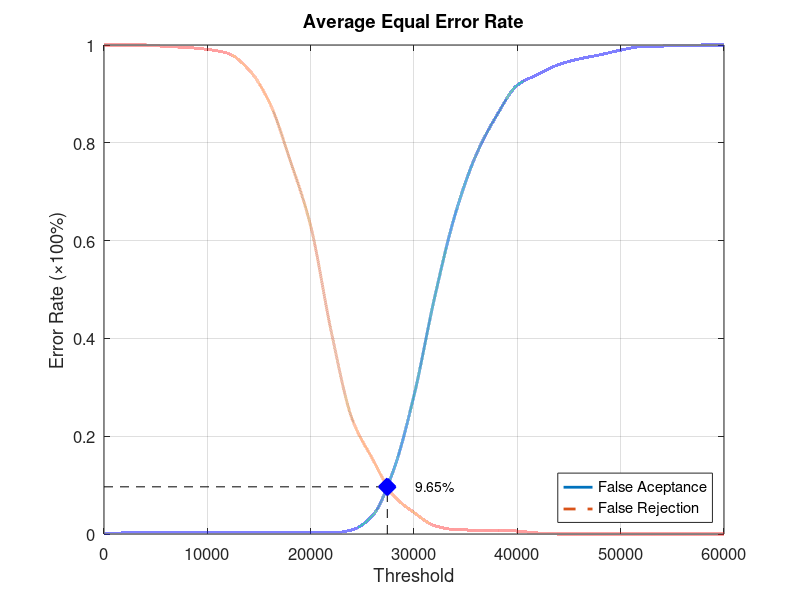
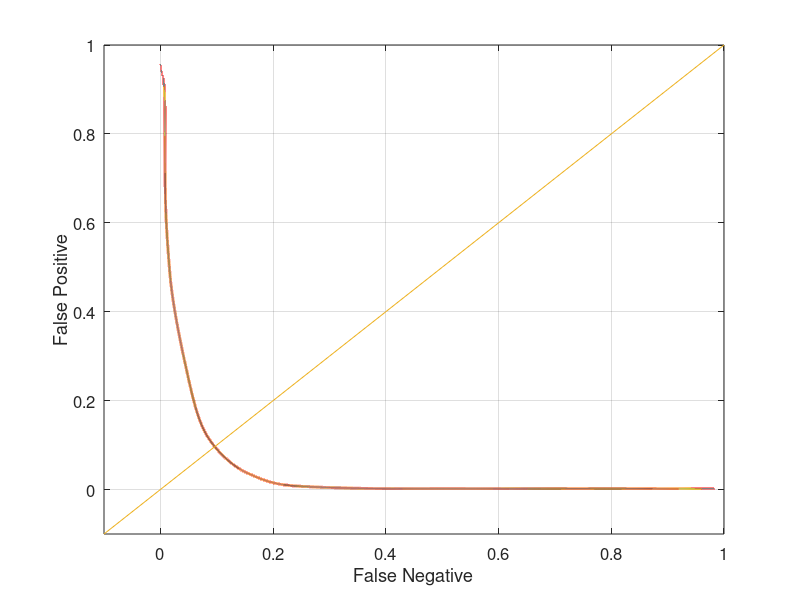

MATLAB code for these plots, in order:
function yEER = Database2Average
close all;
clear;
clc;
x = 0:2000:60000;
xq = 0:0.5:60000;

y0 = [0 0.00210526 0.00210526 0.00210526 0.00210526 0.00210526 0.00210526 0.00210526 0.00210526 0.00210526 0.00210526 0.00210526 0.00842105 0.0378947 0.129474 0.283158 0.484211 0.654737 0.774737 0.855789 0.917895 0.94 0.96 0.971579 0.98 0.989474 0.996842 0.997895 0.998947 1 1];
yy0 = interp1(x, y0, xq, 'pchip');
y1 = [1 1 1 0.997 0.995 0.991 0.983 0.95 0.883 0.765 0.63 0.413 0.236 0.153 0.079 0.044 0.017 0.009 0.008 0.008 0.006 0.002 0 0 0 0 0 0 0 0 0];
yy1 = interp1(x, y1, xq, 'pchip');

% Calculating EER: 
y2 = abs(y0 - y1);
find(y2 == min(y2))
yy2 = abs(yy0 - yy1);
xEER = find(yy2 == min(yy2));
xEERIndex = xq(xEER) % X-axis EER
yEER = yy0(xEER) % Y-axis EER

main = figure
plot(xq, yy0,'-','LineWidth', 2);	hold on
plot(xq, yy1,'--','LineWidth', 2);	hold on
plot([xEERIndex xEERIndex], [0 yEER], 'k--');	hold on
plot([0 xEERIndex], [yEER yEER], 'k--');	hold on
plot(xEERIndex, yEER, 'bx', 'LineWidth', 10);	hold on
text(xEERIndex + 10 * xEERIndex / 100, yEER, [num2str(round((10000 * yEER)) / 100) '%'])
legend('False Aceptance', 'False Rejection', 'Location', 'SouthEast')
xlabel('Threshold')
ylabel('Error Rate (\times100%)')
title('Average Equal Error Rate')
set(gca, 'FontSize', 12)
axis([0 60000 0 1])
grid on

print(main, 'Database2AverageMain', '-dpng');
FNRxFPR = figure('Color', [1 1 1]);
plot(yy1, yy0, '-', yy1, yy0, 'LineWidth', 2);
hold on
y = -0.1:0.1:1
plot(y, y); 
set(gca, 'FontSize', 12)
xlabel('False Negative')
ylabel('False Positive')
axis([-0.1 1 -0.1 1])
set(gca, 'FontSize', 12)
grid on

print(FNRxFPR, 'Database2AverageFNRxFPR','-dpng');
end
